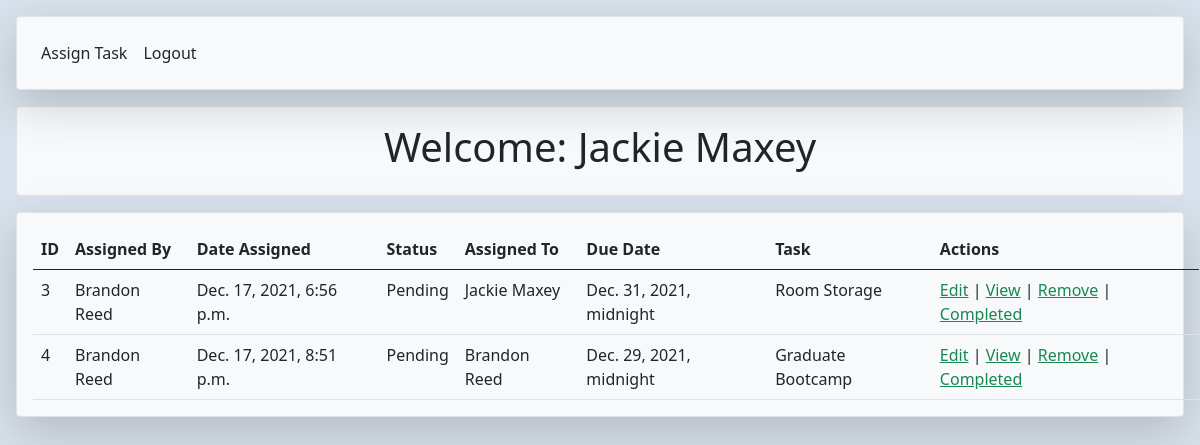
Screenshot of /all_tasks (signed in) with the database file from the repository.
### team_task_manager_app/models.py (models this page shows)
class User(models.Model):
    first_name = models.CharField(max_length=255)
    last_name = models.CharField(max_length=255)
    email = models.CharField(max_length=255)
    password = models.CharField(max_length=255)
    phone_number = models.CharField(max_length=255)
    objects = UserManager()
    created_at = models.DateTimeField(auto_now_add=True)
    updated_at = models.DateTimeField(auto_now=True)

class Task(models.Model):
    title = models.CharField(max_length=255)
    description = models.TextField()
    due_date = models.DateTimeField(null=True)
    creator = models.ForeignKey(User, related_name="has_created_task", on_delete=models.CASCADE)
    assigned_user = ManyToManyField(User, related_name="users_tasks")
    user_likes = models.ManyToManyField(User, related_name='liked_posts')
    created_at = models.DateTimeField(auto_now_add=True)
    updated_at = models.DateTimeField(auto_now=True)
    objects = TaskManager()

### team_task_manager_app/views.py (the view)
# urls.py: path('all_tasks', views.all_tasks),
def all_tasks(request):
    context = {
        'this_user':User.objects.get(id = request.session['user_id']),
        'tasks':Task.objects.all(),
        'users': User.objects.all()
    }
    return render(request,'all_tasks.html', context)

### team_task_manager_app/templates/all_tasks.html (shortened to what this page needs)
<!DOCTYPE html>
<html lang="en">
<head>
    {% load static %}
    <link href="https://cdn.jsdelivr.net/npm/bootstrap@5.0.2/dist/css/bootstrap.min.css" rel="stylesheet">
    <link rel="stylesheet" href="{% static 'all_tasks.css' %}">
</head>
<body >
    <div class="m-3">
        <nav id ="nav" class="navbar bg-light navbar-expand-lg navbar-light shadow-lg p-3 mb-1 border rounded" >
            <div class="collapse navbar-collapse d-flex flex-row justify-content-between" id="navbarSupportedContent">
            <ul class="navbar-nav mr-auto" >
                <li class="nav-item">
                <a class="nav-link text-dark" href="/create_task">Assign Task</a>
                </li>
                <li class="nav-item">
                    <a class="nav-link text-dark" href="/logout">Logout</a>
                </li>
                </div>
            </div>
    <div class="d-flex border bg-light rounded-2 m-3 p-3 flex-row justify-content-center">
        <h1>Welcome: {{this_user.first_name}} {{this_user.last_name}}</h1>
    </div>
    <div id="table" class="bg-light border rounded-2 m-3 shadow-lg">
        <table class="table table-hover m-3 table-sm-responsive">
            <thead>
            <tr>
                <th>ID</th>
                <th>Assigned By</th>
                <th>Date Assigned</th>
                <th>Status</th>
                <th>Assigned To</th>
                <th>Due Date</th>
                <th>Task</th>
                <th>Actions</th>
            </tr>
            </thead>
            <tbody>
            {% for task in tasks %}
            <tr>
                <td>{{task.id}}</td>
                <td>{{task.creator.first_name}} {{task.creator.last_name}}</td>
                <td>{{task.created_at}}</td>
                <td>Pending</td>
                <td>
                    {% for user in task.assigned_user.all %}
                    {{user.first_name}} {{user.last_name}}
                    {% endfor %}
                </td>
                <td>{{task.due_date}}</td>
                <td>{{task.title}}</td>
                <td><a href="/edit_task/{{task.id}}" class="text-success">Edit</a> | <a href="/view_task/{{task.id}}" class="text-success">View</a> | <a href="/delete/{{task.id}}" class="text-success">Remove</a> | <a href="/complete_task/{{task.id}}" class="text-success">Completed</a></td>
            </tr>
            {% endfor %}
            </tbody>
        </table>
    </div>
</body>
</html>

### team_task_manager_app/static/all_tasks.css (style rules this page uses)
body { background-color: #D9E2EC; }

### rows the page displays
User: first_name "Jackie", last_name "Maxey"
Task: id "3", creator.first_name "Brandon", creator.last_name "Reed", created_at "Dec. 17, 2021, 6:56 p.m.", due_date "Dec. 31, 2021, midnight", title "Room Storage"
Task: id "4", creator.first_name "Brandon", creator.last_name "Reed", created_at "Dec. 17, 2021, 8:51 p.m.", due_date "Dec. 29, 2021, midnight", title "Graduate Bootcamp"
User: first_name "Brandon", last_name "Reed"
